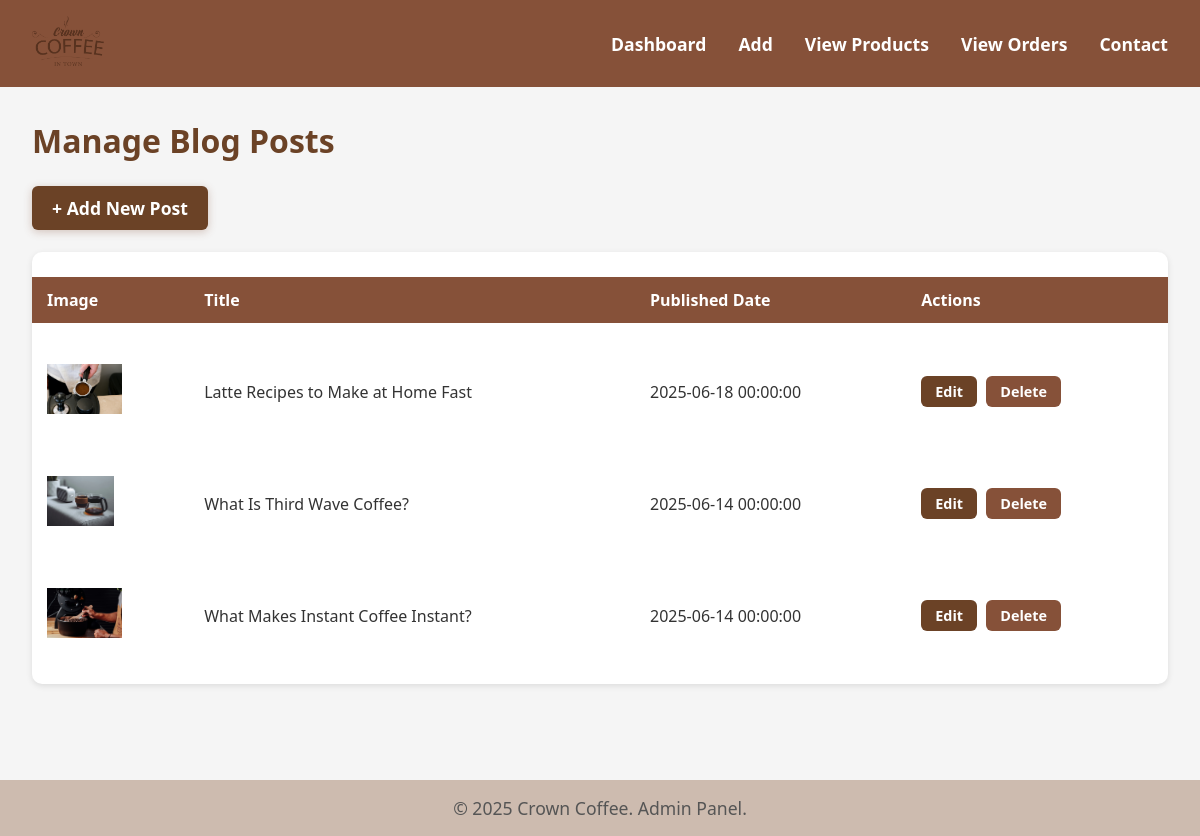
The app's page /admin/blog_manage.php (signed in) with its own data.
### tables this page shows
CREATE TABLE `blog` (
  `post_id` int(11) NOT NULL,
  `title` varchar(255) DEFAULT NULL,
  `content` text DEFAULT NULL,
  `image` varchar(255) DEFAULT NULL,
  `published_date` datetime DEFAULT NULL
);

### admin/blog_manage.php (the view, shortened to what this page needs)
<?php
include '../php/db.php';
$sql = "SELECT * FROM blog ORDER BY published_date DESC";
$result = $conn->query($sql);
include 'admin_header.php';
?>
<section class="dashboard">
    <h2>Manage Blog Posts</h2>
    <a href="admin_add_blog.php" class="btn add-user-btn">+ Add New Post</a><br><br>
    <?php if ($result && $result->num_rows > 0): ?>
        <table class="users-table">
            <thead>
                <tr>
                    <th>Image</th>
                    <th>Title</th>
                    <th>Published Date</th>
                    <th>Actions</th>
                </tr>
            </thead>
            <tbody>
            <?php while ($row = $result->fetch_assoc()): ?>
                <tr>
                    <td>
                        <?php if (!empty($row['image']) && file_exists('../images/' . $row['image'])): ?>
                            <img src="../images/<?= $row['image'] ?>" alt="Thumbnail" style="height: 50px;">
                        <?php else: ?>
                            <span>No Image</span>
                        <?php endif; ?>
                    </td>
                    <td><?= htmlspecialchars($row['title']) ?></td>
                    <td><?= htmlspecialchars($row['published_date']) ?></td>
                    <td>
                        <a href="blog_edit.php?id=<?= $row['post_id'] ?>" class="action-btn edit-btn">Edit</a>
                        <a href="blog_delete.php?id=<?= $row['post_id'] ?>" class="action-btn delete-btn" onclick="return confirm('Are you sure you want to delete this post?');">Delete</a>
                    </td>
                </tr>
            <?php endwhile; ?>
            </tbody>
        </table>
    <?php else: ?>
        <p>No blog posts found.</p>
    <?php endif; ?>
</section>
<?php include 'admin_footer.php'; ?>

### admin/admin_style.css (style rules this page uses)
* { box-sizing: border-box; margin: 0; padding: 0; }
body { font-family: 'Segoe UI', Tahoma, Geneva, Verdana, sans-serif; background-color: #f5f5f5; color: #333; }
html, body { height: 100%; }
body { display: flex; flex-direction: column; }
main.main-content h2 { margin-bottom: 1.5rem; color: #6b4226; font-weight: 700; font-size: 2rem; }
.users-table { width: 100%; border-collapse: separate; border-spacing: 0 25px; margin-bottom: 2rem; font-size: 1rem; color: #333; box-shadow: 0 2px 6px rgba(0,0,0,0.1); background-color: #fff; border-radius: 10px; overflow: hidden; }
.users-table thead tr { background-color: #865139; color: white; text-align: left; }
.users-table thead th { padding: 12px 15px; font-weight: 600; }
.users-table tbody tr { background-color: #fff; transition: background-color 0.3s ease; }
.users-table tbody td { padding: 16px 15px; vertical-align: middle; }
.action-btn { display: inline-block; padding: 6px 14px; border-radius: 6px; font-size: 0.9rem; font-weight: 600; cursor: pointer; transition: background-color 0.3s ease; text-decoration: none; margin-right: 5px; user-select: none; }
.edit-btn { background-color: #6b4226; color: white; }
.delete-btn { background-color: #865139; color: white; }
.btn.add-user-btn { background-color: #6b4226; color: #fff; padding: 10px 20px; border-radius: 6px; font-weight: 700; font-size: 1.1rem; text-decoration: none; display: inline-block; box-shadow: 0 2px 8px rgba(134,81,57,0.3); transition: box-shadow 0.3s ease; }

### records on screen
blog: image (picture), title "Latte Recipes to Make at Home Fast", published_date "2025-06-18 00:00:00"
blog: image (picture), title "What Is Third Wave Coffee?", published_date "2025-06-14 00:00:00"
blog: image (picture), title "What Makes Instant Coffee Instant?", published_date "2025-06-14 00:00:00"
